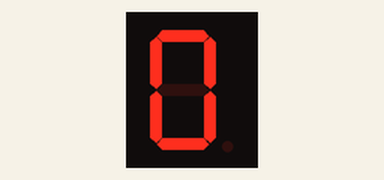
Recording of a program running on a simulated ESP32. Shown: 1-digit seven-segment display. Wiring (from diagram.json): 1-digit 7-segment display, segments lit when LOW: segments GPIO 23, GPIO 22, GPIO 21, GPIO 19, GPIO 18, GPIO 5, GPIO 17. The segment pins are drawn as the display they are named for.

Above: at 0.1 s.
At 5.1 s:
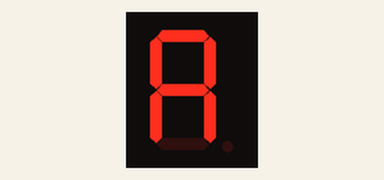
At 6.1 s:
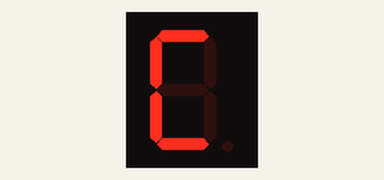
At 6.6 s:
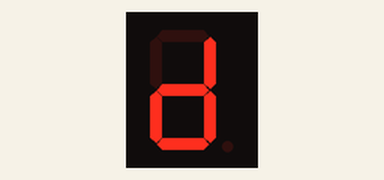
At 7.1 s:
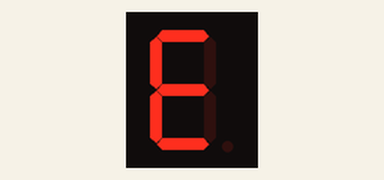
At 7.6 s:
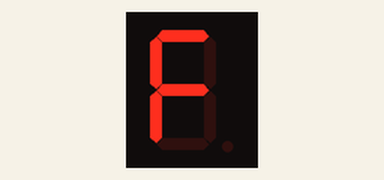

Measured:
- by itself, everything shown: repeats every 8.0 s, in 16 steps
- what the display in image 1 shows lasts 0.5 s, from 5.0 s to 5.5 s

The program:

main.cpp
```cpp
#include <Arduino.h>

#define segA 23
#define segB 22
#define segC 21
#define segD 19
#define segE 18
#define segF 5
#define segG 17

const byte tabla[]={
 0b11000000, // 0 - ABCDEF (0), G (1)
  0b11111001, // 1 - BC (0)
  0b10100100, // 2 - ABGED (0)
  0b10110000, // 3 - ABGCD (0)
  0b10011001, // 4 - FBGC (0)
  0b10010010, // 5 - AFGCD (0)
  0b10000010, // 6 - AFGECD (0)
  0b11111000, // 7 - ABC (0)
  0b10000000, // 8 - Todos (0)
  0b10010000, // 9 - ABFGCD (0)
  0b10001000, // A - ABFGC (0)
  0b10000011, // b - FGECD (0)
  0b11000110, // C - AFED (0)
  0b10100001, // d - EGCD (0)
  0b10000110, // E - AFGED (0)
  0b10001110  // F - AFGE (0)
};

void Imprimir (int digito);

void setup() {
  pinMode(segA,OUTPUT);
  pinMode(segB,OUTPUT);
  pinMode(segC,OUTPUT);
  pinMode(segD,OUTPUT);
  pinMode(segE,OUTPUT);
  pinMode(segF,OUTPUT);
  pinMode(segG,OUTPUT);
}

int contador=0;

void loop() {
Imprimir(contador % 16);
delay(500);
contador ++;
}

void Imprimir (int digito){

byte patron= tabla[digito];

digitalWrite(segA, patron & 0x01);
digitalWrite(segB, (patron>> 1) & 0x01);
digitalWrite(segC, (patron>> 2) & 0x01);
digitalWrite(segD, (patron>> 3) & 0x01);
digitalWrite(segE, (patron>> 4) & 0x01);
digitalWrite(segF, (patron>> 5) & 0x01);
digitalWrite(segG, (patron>> 6) & 0x01);
}
```
